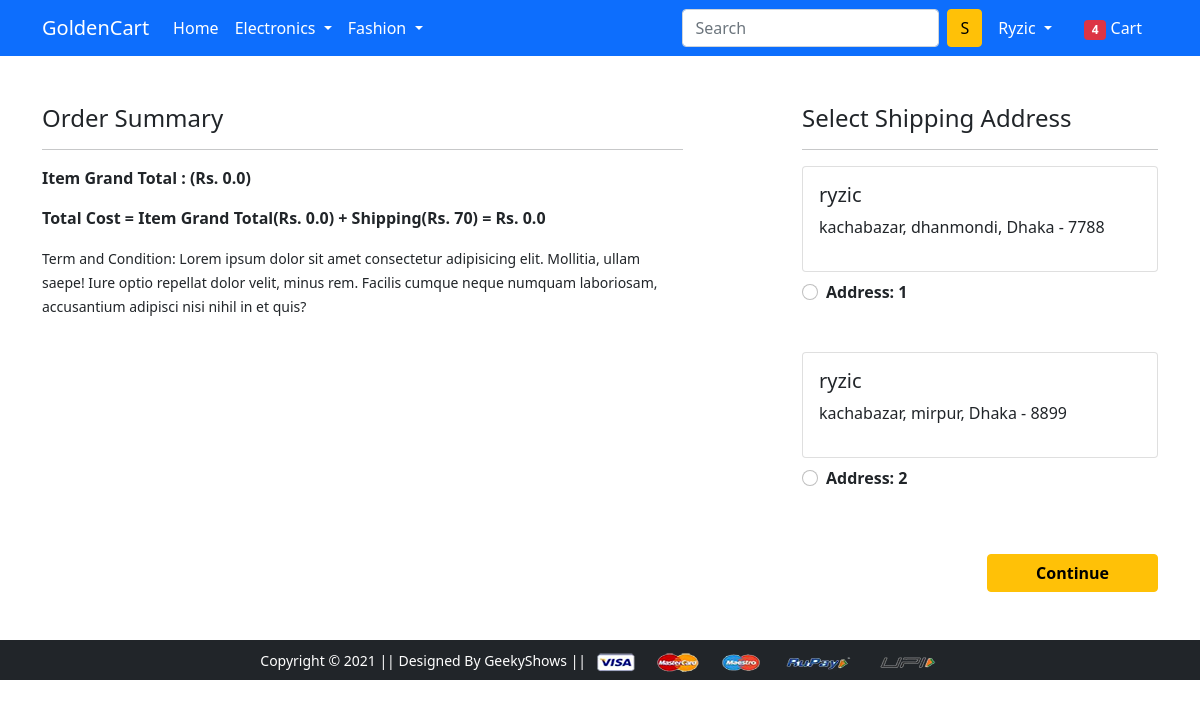
Screenshot of /checkout/ (signed in) with the database file from the repository.
### app/models.py (models this page shows, shortened)
class Customer(models.Model):
    user=models.ForeignKey(User,on_delete=models.CASCADE)
    name = models.CharField(max_length=200)
    locality = models.CharField(max_length=200)
    city = models.CharField(max_length=200)
    zipcode = models.IntegerField()
    state=models.CharField(choices=STATE_CHOICES,max_length=200)

### app/views.py (the view)
# urls.py: path('checkout/', views.checkout, name='checkout'),
@login_required
def checkout(request):
    user=request.user
    add=Customer.objects.filter(user=user)
    cart_items=Cart.objects.filter(user=user)
    amount=0.0
    shipping_amount=70.0
    totalamount=0.0
    cart_product=[p for p in Cart.objects.all() if p.user==request.user]
    if cart_product:
        for p in cart_product:
            tempamount=(p.quantity*p.product.discounted_price*p.Days)
            amount+=tempamount
        totalamount=amount+shipping_amount
    totalitem=len(Cart.objects.filter(user=request.user))
    return render(request, 'app/checkout.html',{'add':add,'totalamount':totalamount,'cart_items':cart_items,'totalitem':totalitem, 'amount':amount})

### app/templates/app/checkout.html (shortened to what this page needs)
{% extends 'app/base.html' %}
{% load static %}
{% block main-content %}
<div class="container">
  <div class="row mt-5">
    <div class="col-sm-7 col-md-7">
      <h4>Order Summary</h4>
      <hr>
      <p class="fw-bold">Item Grand Total : (Rs. {{amount}})</p>
      <p class="fw-bold">Total Cost = Item Grand Total(Rs. {{amount}}) + Shipping(Rs. 70) = Rs. {{totalamount}}</p>
      <small>Term and Condition: Lorem ipsum dolor sit amet consectetur adipisicing elit. Mollitia, ullam saepe! Iure
        optio repellat dolor velit, minus rem. Facilis cumque neque numquam laboriosam, accusantium adipisci nisi nihil
        in et quis?</small>
    </div>
    <div class="col-sm-4 col-md-4 offset-sm-1">
      <h4>Select Shipping Address</h4>
      <hr>
      <form action="/paymentdone">
        {% for ad in add %}
        <div class="card">
          <div class="card-body">
            <h5>{{ad.name}}</h5>
            <p>{{ad.locality}}, {{ad.city}}, {{ad.state}} - {{ad.zipcode}}</p>
          </div>
        </div>
        <div class="form-check mt-2 mb-5">
          <input class="form-check-input" type="radio" name="custid" id="custadd{{forloop.counter}}" value="{{ad.id}}">
          <label class="form-check-label fw-bold" for="custadd{{forloop.counter}}">
            Address: {{forloop.counter}} </label>
        </div>
        {% endfor %}
        <div class="text-end">
          <button type="submit" class="btn btn-warning mt-3 px-5 fw-bold">Continue</button>
        </div>
      </form>
    </div>
  </div>
</div>
{% endblock main-content %}

### app/templates/app/base.html (shortened to what this page needs)
<!doctype html>
{% load static %}
<html lang="en">
  <head>
    <link href="https://cdn.jsdelivr.net/npm/bootstrap@5.0.0-beta1/dist/css/bootstrap.min.css" rel="stylesheet">
    <link rel="stylesheet" href="{% static 'app/css/owl.carousel.min.css' %}">
    <link rel="stylesheet" href="{% static 'app/css/all.min.css' %}">
    <link rel="stylesheet" href="{% static 'app/css/style.css' %}">
  </head>
  <body>
    <nav class="navbar navbar-expand-lg navbar-dark bg-primary">
     <div class="container">
       <a class="navbar-brand" href="/">GoldenCart</a>
       <div class="collapse navbar-collapse" id="navbarSupportedContent">
         <ul class="navbar-nav me-auto mb-2 mb-lg-0">
           <li class="nav-item">
             <a class="nav-link active" aria-current="page" href="/">Home</a>
           </li>
           <li class="nav-item dropdown">
             <a class="nav-link dropdown-toggle text-white" href="#" id="electronicsDropdown" role="button" data-bs-toggle="dropdown" aria-expanded="false">
               Electronics
             </a>
           </li>
           <li class="nav-item dropdown">
             <a class="nav-link dropdown-toggle text-white" href="#" id="fashionDropdown" role="button" data-bs-toggle="dropdown" aria-expanded="false">
               Fashion
             </a>
           </li>
         </ul>
         <form class="d-flex" method="GET" action="{% url 'search_bar' %}">
           <input class="form-control me-2" name="search_content" value="{{search_content}}" type="search" placeholder="Search" aria-label="Search">
           <button class="btn btn-warning" type="submit">S</button>
         </form>
         <div>
          <ul class="navbar-nav me-auto mb-2 mb-lg-0">
            {% if request.user.is_authenticated %}
           <li class="nav-item dropdown mx-2">
              <a class="nav-link dropdown-toggle text-white" href="#" id="profileDropdown" role="button" data-bs-toggle="dropdown" aria-expanded="false">
                {{request.user.username|capfirst}}
              </a>
            </li>
            <li class="nav-item mx-2">
             <a href="{% url 'showcart' %}" class="nav-link text-white"><span class="badge bg-danger">4</span> Cart </a>
            </li>
            {% endif %}
          </ul>
         </div>
       </div>
     </div>
    </nav>
    {% block main-content %} {% endblock main-content %}
    <footer class="container-fluid bg-dark text-center p-2 mt-5">
        <small class="text-white">Copyright &copy; 2021 || Designed By GeekyShows || </small>
        <img src="{% static 'app/images/payment.png' %}" alt="" srcset="" class="img-fluid" height="2px">
    </footer>
  </body>
</html>

### rows the page displays
Customer: name "ryzic", locality "kachabazar", city "dhanmondi", state "Dhaka", zipcode "7788"
Customer: name "ryzic", locality "kachabazar", city "mirpur", state "Dhaka", zipcode "8899"

### other values shown
{{ request.user.username|capfirst }} "Ryzic"
{{ amount }} "0.0"
{{ totalamount }} "0.0"
